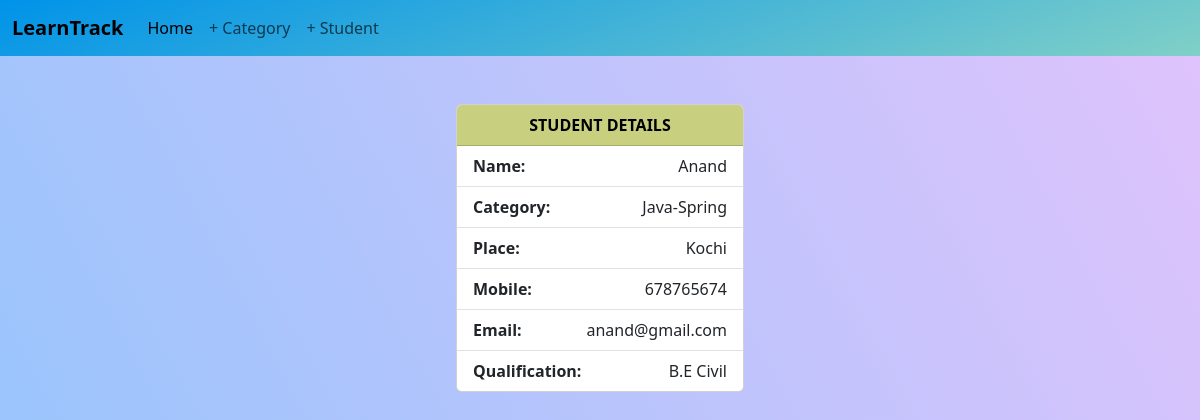
/student/4/, run on the app's committed database.
### StudentHub/models.py (models this page shows, shortened)
class Student(models.Model):
    student_name = models.CharField(max_length=200)
    category_name = models.ForeignKey(Category, on_delete=models.CASCADE, related_name="category")
    place = models.CharField(max_length=200)
    mobile_number = models.CharField(max_length=200)
    email = models.CharField(max_length=200)
    qualification = models.CharField(max_length=200)
    created_date = models.DateTimeField(auto_now_add=True)
    updated_date = models.DateTimeField(auto_now=True)
    is_active = models.BooleanField(default=True)

class Category(models.Model):
    category_name = models.CharField(max_length=200, unique=True)
    created_date = models.DateTimeField(auto_now_add=True)
    updated_date = models.DateTimeField(auto_now=True)
    is_active = models.BooleanField(default=True)
    def __str__(self):
        return self.category_name

### StudentHub/views.py (the view)
# urls.py: path("student/<int:pk>/", views.StudentDetailView.as_view(), name="student-detail"),
class StudentDetailView(View):
    def get(self,request,*args,**kwargs):
        id=kwargs.get('pk')
        qs=Student.objects.get(id=id)
        return render(request,'student_detail.html',{'data':qs})

### StudentHub/templates/student_detail.html (shortened to what this page needs)
<!DOCTYPE html>
<html lang="en">
<head>
  <link href="https://cdn.jsdelivr.net/npm/bootstrap@5.3.3/dist/css/bootstrap.min.css" rel="stylesheet"
>
</head>
<body>
  <nav class="navbar navbar-expand-lg bg-body-tertiary">
    <div class="container-fluid">
      <a class="navbar-brand fw-bolder" href="#">LearnTrack</a>
      <div class="collapse navbar-collapse" id="navbarSupportedContent">
        <ul class="navbar-nav me-auto mb-2 mb-lg-0">
          <li class="nav-item">
            <a class="nav-link active" aria-current="page" href="{% url 'home' %}">Home</a>
          </li>
          <li class="nav-item">
            <a class="nav-link" href="{% url 'category-add' %}">+ Category</a>
          </li>
          <li class="nav-item">
            <a class="nav-link" href="{% url 'student-add' %}">+ Student</a>
          </li>
        </ul>
      </div>
    </div>
  </nav>
  <center>
    <div class="card mt-5" style="width: 18rem;">
      <div class="card-header fw-bolder">
        STUDENT DETAILS
      </div>
      <ul class="list-group list-group-flush">
        <li class="list-group-item"><span><b>Name:</b></span> <span>{{data.student_name}}</span></li>
        <li class="list-group-item"><span><b>Category:</b></span> <span>{{data.category_name}}</span></li>
        <li class="list-group-item"><span><b>Place:</b></span> <span>{{data.place}}</span></li>
        <li class="list-group-item"><span><b>Mobile:</b></span> <span>{{data.mobile_number}}</span></li>
        <li class="list-group-item"><span><b>Email:</b></span> <span>{{data.email}}</span></li>
        <li class="list-group-item"><span><b>Qualification:</b></span> <span>{{data.qualification}}</span></li>
      </ul>
    </div>
  </center>
</body>
</html>

### StudentHub/templates/student_detail.html (style rules this page uses)
body { background-color: #8EC5FC; background-image: linear-gradient(62deg, #8EC5FC 0%, #E0C3FC 100%); background-repeat: no-repeat; background-size: 100% 900px; }
.navbar { background-color: #0093E9; background-image: linear-gradient(160deg, #0093E9 0%, #80D0C7 100%); }
.card-header { background-color: #c8d080; color: #000000; }
.list-group-item { display: flex; justify-content: space-between; }

### data on the page
Student: student_name "Anand", category_name "Java-Spring", place "Kochi", mobile_number "678765674", email "anand@gmail.com", qualification "B.E Civil"
